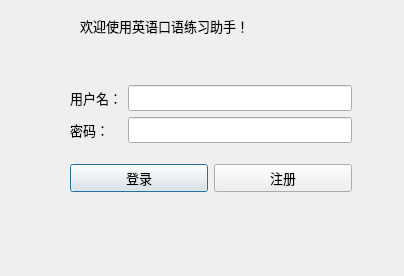
<?xml version="1.0" encoding="UTF-8"?>
<ui version="4.0">
 <class>Dialog</class>
 <widget class="QDialog" name="Dialog">
  <property name="geometry">
   <rect>
    <x>0</x>
    <y>0</y>
    <width>404</width>
    <height>276</height>
   </rect>
  </property>
  <property name="font">
   <font>
    <family>仿宋</family>
    <pointsize>10</pointsize>
   </font>
  </property>
  <property name="windowTitle">
   <string>登录</string>
  </property>
  <property name="styleSheet">
   <string notr="true">#Dialog{border-image: url(:/new/prefix1/picture/timg.jpg)}
</string>
  </property>
  <widget class="QWidget" name="layoutWidget">
   <property name="geometry">
    <rect>
     <x>70</x>
     <y>70</y>
     <width>282</width>
     <height>139</height>
    </rect>
   </property>
   <layout class="QVBoxLayout" name="verticalLayout_3">
    <item>
     <layout class="QHBoxLayout" name="horizontalLayout">
      <item>
       <layout class="QVBoxLayout" name="verticalLayout">
        <item>
         <widget class="QLabel" name="label_2">
          <property name="styleSheet">
           <string notr="true">font: 10pt &quot;仿宋&quot;;</string>
          </property>
          <property name="text">
           <string>&lt;html&gt;&lt;head/&gt;&lt;body&gt;&lt;p&gt;&lt;span style=&quot; color:#0b0b0b;&quot;&gt;用户名：&lt;/span&gt;&lt;/p&gt;&lt;/body&gt;&lt;/html&gt;</string>
          </property>
         </widget>
        </item>
        <item>
         <widget class="QLabel" name="label_3">
          <property name="styleSheet">
           <string notr="true">font: 10pt &quot;仿宋&quot;;</string>
          </property>
          <property name="text">
           <string>密码：</string>
          </property>
         </widget>
        </item>
       </layout>
      </item>
      <item>
       <layout class="QVBoxLayout" name="verticalLayout_2">
        <item>
         <widget class="QLineEdit" name="lineEdit"/>
        </item>
        <item>
         <widget class="QLineEdit" name="lineEdit_2">
          <property name="font">
           <font>
            <stylestrategy>PreferDefault</stylestrategy>
           </font>
          </property>
          <property name="echoMode">
           <enum>QLineEdit::Password</enum>
          </property>
         </widget>
        </item>
       </layout>
      </item>
     </layout>
    </item>
    <item>
     <layout class="QHBoxLayout" name="horizontalLayout_2">
      <item>
       <widget class="QPushButton" name="pushButton">
        <property name="styleSheet">
         <string notr="true">font: 10pt &quot;仿宋&quot;;</string>
        </property>
        <property name="text">
         <string>登录</string>
        </property>
       </widget>
      </item>
      <item>
       <widget class="QPushButton" name="pushButton_2">
        <property name="styleSheet">
         <string notr="true">font: 10pt &quot;仿宋&quot;;</string>
        </property>
        <property name="text">
         <string>注册</string>
        </property>
       </widget>
      </item>
     </layout>
    </item>
   </layout>
  </widget>
  <widget class="QLabel" name="label">
   <property name="geometry">
    <rect>
     <x>80</x>
     <y>10</y>
     <width>241</width>
     <height>31</height>
    </rect>
   </property>
   <property name="font">
    <font>
     <family>仿宋</family>
     <pointsize>10</pointsize>
     <weight>50</weight>
     <italic>false</italic>
     <bold>false</bold>
    </font>
   </property>
   <property name="styleSheet">
    <string notr="true">font: 10pt &quot;仿宋&quot;;</string>
   </property>
   <property name="text">
    <string>欢迎使用英语口语练习助手！</string>
   </property>
  </widget>
  <zorder>label</zorder>
  <zorder>layoutWidget</zorder>
 </widget>
 <resources/>
 <connections/>
</ui>
